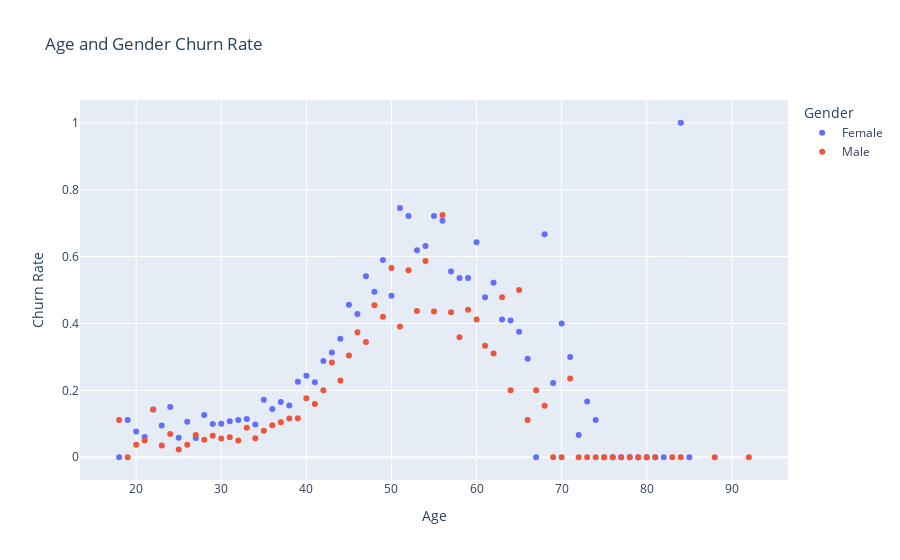

The notebook cell this image was saved under:
### Code cell
# Calculating Churn Rate by Age and Gender
age_gender = df.groupby(['Age', 'Gender'])['Exited'].mean().reset_index()

fig = px.scatter(data_frame = age_gender, x = 'Age', y = 'Exited', color = ('Gender'), title = 'Age and Gender Churn Rate')

fig.update_layout(xaxis_title = 'Age', yaxis_title = 'Churn Rate')
fig.show()

### Figure 1 — Plotly figure (JSON) as saved in the notebook; plotly's stock layout.template omitted (floating-point values rounded to 4 significant figures)
{"data": [{"hovertemplate": "Gender=Female<br>Age=%{x}<br>Exited=%{y}<extra></extra>", "legendgroup": "Female", "marker": {"color": "#636efa", "symbol": "circle"}, "mode": "markers", "name": "Female", "orientation": "v", "showlegend": true, "type": "scatter", "x": [18, 19, 20, 21, 22, 23, 24, 25, 26, 27, 28, 29, 30, 31, 32, 33, 34, 35, 36, 37, 38, 39, 40, 41, 42, 43, 44, 45, 46, 47, 48, 49, 50, 51, 52, 53, 54, 55, 56, 57, 58, 59, 60, 61, 62, 63, 64, 65, 66, 67, 68, 69, 70, 71, 72, 73, 74, 75, 76, 77, 78, 79, 80, 81, 82, 84, 85], "xaxis": "x", "y": [0, 0.1111, 0.07692, 0.06061, 0.1429, 0.09524, 0.15, 0.05797, 0.1064, 0.05769, 0.1261, 0.09938, 0.1, 0.1075, 0.1111, 0.114, 0.09783, 0.1722, 0.1443, 0.165, 0.155, 0.226, 0.2439, 0.2242, 0.2877, 0.313, 0.354, 0.4561, 0.4286, 0.5412, 0.4945, 0.5897, 0.4828, 0.7455, 0.7209, 0.619, 0.6316, 0.7209, 0.7073, 0.5556, 0.5357, 0.5357, 0.6429, 0.4783, 0.5217, 0.4118, 0.4091, 0.375, 0.2941, 0, 0.6667, 0.2222, 0.4, 0.3, 0.06667, 0.1667, 0.1111, 0, 0, 0, 0, 0, 0, 0, 0, 1, 0], "yaxis": "y"}, {"hovertemplate": "Gender=Male<br>Age=%{x}<br>Exited=%{y}<extra></extra>", "legendgroup": "Male", "marker": {"color": "#EF553B", "symbol": "circle"}, "mode": "markers", "name": "Male", "orientation": "v", "showlegend": true, "type": "scatter", "x": [18, 19, 20, 21, 22, 23, 24, 25, 26, 27, 28, 29, 30, 31, 32, 33, 34, 35, 36, 37, 38, 39, 40, 41, 42, 43, 44, 45, 46, 47, 48, 49, 50, 51, 52, 53, 54, 55, 56, 57, 58, 59, 60, 61, 62, 63, 64, 65, 66, 67, 68, 69, 70, 71, 72, 73, 74, 75, 76, 77, 78, 79, 80, 81, 83, 84, 88, 92], "xaxis": "x", "y": [0.1111, 0, 0.03704, 0.05, 0.1429, 0.03509, 0.06944, 0.02353, 0.03774, 0.06667, 0.05195, 0.06417, 0.05584, 0.05963, 0.05042, 0.08835, 0.05703, 0.07925, 0.09542, 0.1043, 0.1155, 0.1163, 0.1762, 0.1592, 0.2, 0.2831, 0.2292, 0.3043, 0.3738, 0.3444, 0.4545, 0.4203, 0.5658, 0.3906, 0.5593, 0.4375, 0.587, 0.4359, 0.7241, 0.4333, 0.359, 0.4412, 0.4118, 0.3333, 0.3103, 0.4783, 0.2, 0.5, 0.1111, 0.2, 0.1538, 0, 0, 0.2353, 0, 0, 0, 0, 0, 0, 0, 0, 0, 0, 0, 0, 0, 0], "yaxis": "y"}], "layout": {"legend": {"title": {"text": "Gender"}, "tracegroupgap": 0}, "title": {"text": "Age and Gender Churn Rate"}, "xaxis": {"anchor": "y", "domain": [0, 1], "title": {"text": "Age"}}, "yaxis": {"anchor": "x", "domain": [0, 1], "title": {"text": "Churn Rate"}}}}
